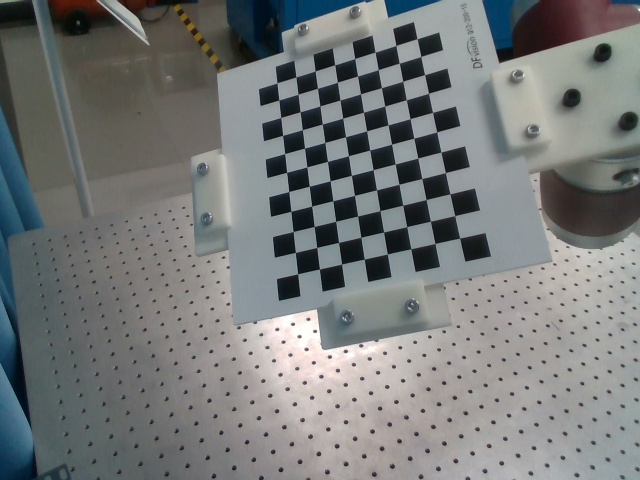
#> input picture tutor_mujoco/manipulator_grasp_real_deploy/camera_calib/merged/000.jpg, 640 x 480 px; its folder holds only this picture in this run
$ python generate_handeye_data.py
#> lines starting #> are read from the running program, lines starting #| are printed output that depends on the picture
"""
准备手眼标定(Hand-Eye Calibration)的输入数据,它读取事先采集的图像和对应的机械臂末端位姿，
通过棋盘格检测计算出标定板(target)在相机(cam)下的位姿，
同时将机械臂末端(gripper)在基座(base)下的位姿转换成标定所需的形式

原本从机械臂读取的末端位姿 (x,y,z,rx,ry,rz) 通常表示
末端坐标系(gripper)的原点在基坐标系(base)下的位置，
也就是说，它描述的是 末端 → 基座 的变换（记为 T_base_gripper)。

R_target2cam 和 t_target2cam,标定板坐标系 → 相机坐标系 的旋转矩阵和平移向量
R_gripper2base 和 t_gripper2base,机械臂末端(gripper)坐标系 → 机械臂基座(base)坐标系 的旋转矩阵和平移向量

注意修改2个地方: 1. 数据集文件夹路径,2. 输出.npz文件名
"""

import os
import cv2
import numpy as np

from scipy.spatial.transform import Rotation


# DATA_DIR = "260614_data2"   # 你采集数据的文件夹
DATA_DIR = "merged"

CHESSBOARD_SIZE = (8, 11)
SQUARE_SIZE = 0.015

K = np.load("K.npy")
#> (reads tutor_mujoco/manipulator_grasp_real_deploy/camera_calib/K.npy from the repository)
dist = np.load("dist.npy")
#> (reads tutor_mujoco/manipulator_grasp_real_deploy/camera_calib/dist.npy from the repository)


objp = np.zeros(
    (CHESSBOARD_SIZE[0] * CHESSBOARD_SIZE[1], 3),
    np.float32
)

objp[:, :2] = np.mgrid[
    0:CHESSBOARD_SIZE[0],
    0:CHESSBOARD_SIZE[1]
].T.reshape(-1, 2)

objp *= SQUARE_SIZE


R_gripper2base_list = []
t_gripper2base_list = []

R_board2cam_list = []
t_board2cam_list = []


for idx in range(1000):

    img_file = os.path.join(
        DATA_DIR,
        f"{idx:03d}.jpg"
    )

    pose_file = os.path.join(
        DATA_DIR,
        f"{idx:03d}_pose.npy"
    )

    if not os.path.exists(img_file):
        continue

    img = cv2.imread(img_file)
#> img is the input picture: shape (480, 640, 3); mean B, G, R 121.1, 121.5, 118.6

    gray = cv2.cvtColor(
        img,
        cv2.COLOR_BGR2GRAY
    )
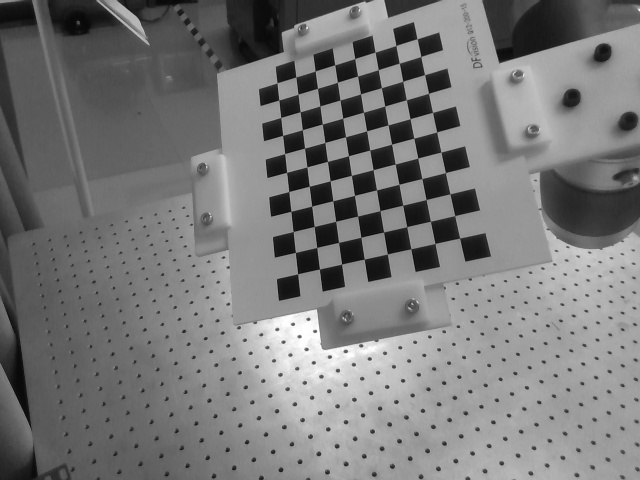
#> gray: shape (480, 640); min 5, max 255, mean 120.6

    ret, corners = cv2.findChessboardCorners(
        gray,
        CHESSBOARD_SIZE
    )
#> ret = True; corners = 88 rows, first 8: [457, 236], [435.1, 243.5], [410.6, 248.9], [387.5, 253.9], [364.5, 259], [341.6, 264.2], [319.5, 269], [300, 272]

    if not ret:
        print(
            f"skip {idx}"
        )
        continue

    corners = cv2.cornerSubPix(
        gray,
        corners,
        (11,11),
        (-1,-1),
        (
            cv2.TERM_CRITERIA_EPS +
            cv2.TERM_CRITERIA_MAX_ITER,
            30,
            0.001
        )
    )
#> corners = 88 rows, first 8: [459.6, 238.1], [435, 243.5], [410.8, 248.8], [387.4, 254], [364.3, 259.1], [341.6, 264.1], [319.4, 269], [297.6, 273.8]
    ok, rvec, tvec = cv2.solvePnP(
        objp,
        corners,
        K,
        dist
    )
#> ok = True; rvec = [0.439, 0.528, 2.89]; tvec = [0.0855, -0.00255, 0.37]

    if not ok:
        continue

    R_board2cam, _ = cv2.Rodrigues(
        rvec
    )
#> R_board2cam = [[-0.942, -0.115, 0.316], [0.219, -0.922, 0.318], [0.255, 0.369, 0.894]]

#> (the run stopped early here; a loop or call above may not have finished)
